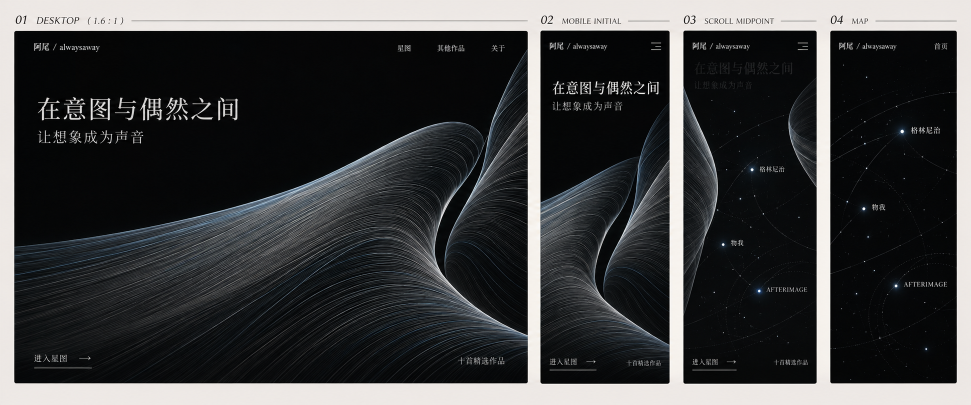
#> input picture design-references/field-confluence-approved.png, 1942 x 809 px, given in place of 01-official.png, which was not available (shown at 1/2 size)
$ python prepare-imprint.py
#> lines starting #> are read from the running program, lines starting #| are printed output that depends on the picture; pictures that were not available may be replaced by others from this repository, and a replacement may not be noted
"""Generate responsive copies only; original cover bytes and aspect ratios remain intact.
Requires Pillow. The browser applies the existing user-approved upper square framing for song 08 in detail.
"""
from pathlib import Path
from PIL import Image
sources={1:'01-official.png',2:'02-official.png',3:'03-official.png',4:'04-official.png',5:'05-official.png',6:'06-official.png',7:'07-official.png',8:'08-official.jpg',9:'09-official.png',11:'chikina-official.png'}
root=Path(__file__).resolve().parent.parent
out=root/'public/imprint'
out.mkdir(exist_ok=True)
for key,name in sources.items():
    image=Image.open(root/'public/artwork'/name).convert('RGB')
#> image is the input picture: PIL image 1942x809 RGB; mean R, G, B 61.8, 62.6, 63.3
    for width in (480,1200):
        copy=image.copy()
        copy.thumbnail((width,round(width*image.height/image.width)),Image.Resampling.LANCZOS)
        copy.save(out/f'{key}-{width}.webp',quality=84,method=6)
#> this loop made 2 passes
#> pass 1, `copy.save(out/f'{key}-{width}.webp',quality=84,method=6)`:
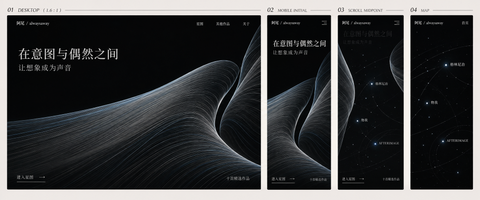
#> saved as 1-480.webp: PIL image 480x200 RGB; mean R, G, B 62.1, 62.8, 63.6
#> pass 2, `copy.save(out/f'{key}-{width}.webp',quality=84,method=6)`:
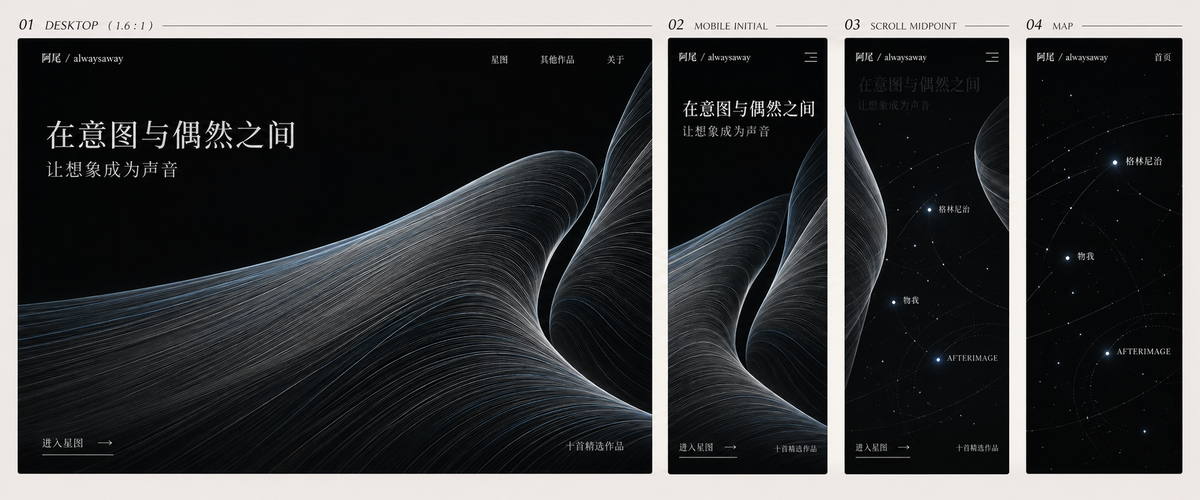
#> saved as 1-1200.webp: PIL image 1200x500 RGB; mean R, G, B 61.9, 62.6, 63.4
#> pass 2 of the loop `for key,name in sources.items():`:
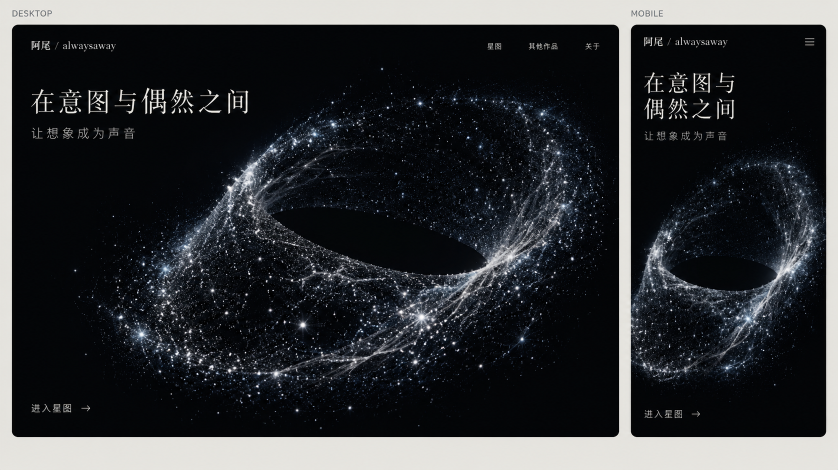
#> input picture design-references/mobius-ab.png, 1675 x 939 px, given in place of 02-official.png, which was not available (shown at 1/2 size)
#> image is the input picture: PIL image 1675x939 RGB; mean R, G, B 50, 52.1, 54.7
#> the loop `for width in (480,1200):` made 2 passes
#> pass 1, `copy.save(out/f'{key}-{width}.webp',quality=84,method=6)`:
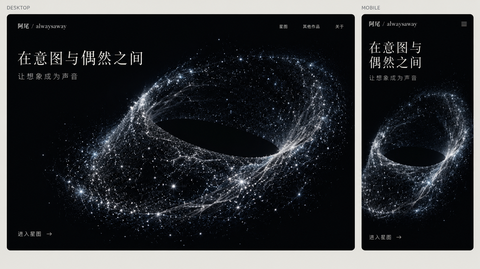
#> saved as 2-480.webp: PIL image 480x269 RGB; mean R, G, B 50.1, 52.2, 54.8
#> pass 2, `copy.save(out/f'{key}-{width}.webp',quality=84,method=6)`:
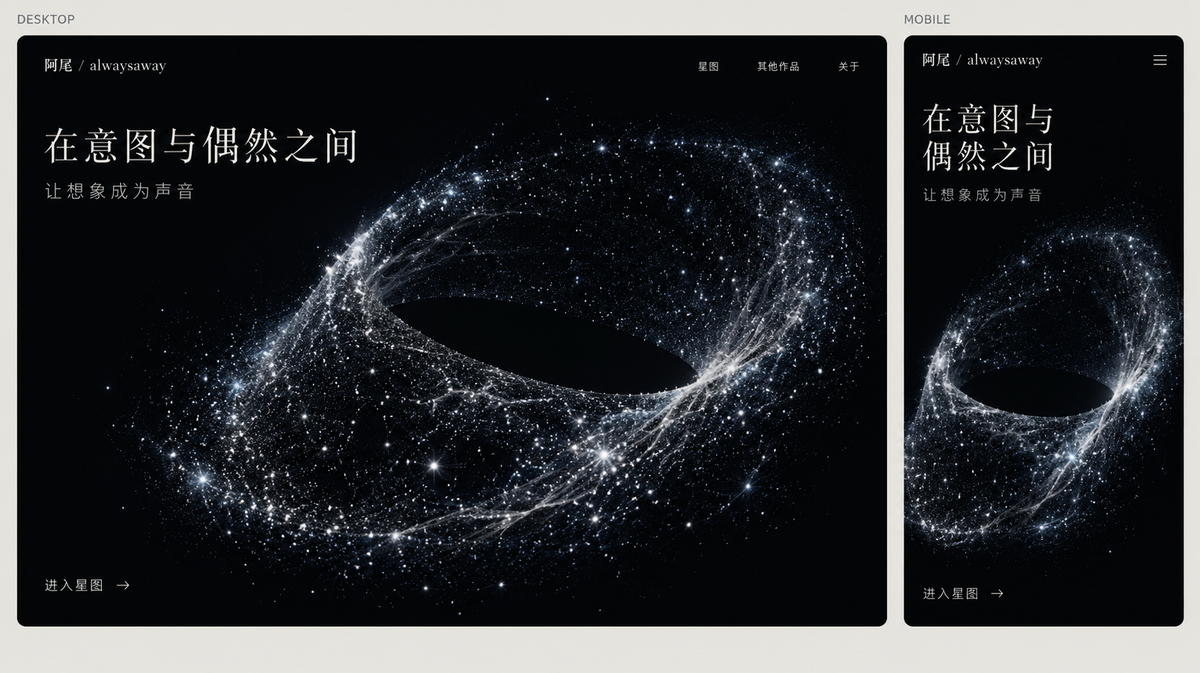
#> saved as 2-1200.webp: PIL image 1200x673 RGB; mean R, G, B 50, 52.1, 54.7
#> (the run stopped early here; a loop or call above may not have finished)
